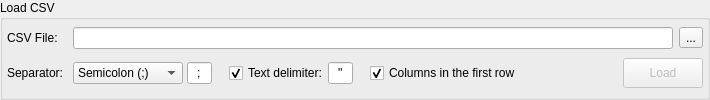
<?xml version="1.0" encoding="UTF-8"?>
<ui version="4.0">
 <class>CsvLoadWidget</class>
 <widget class="QWidget" name="CsvLoadWidget">
  <property name="geometry">
   <rect>
    <x>0</x>
    <y>0</y>
    <width>710</width>
    <height>100</height>
   </rect>
  </property>
  <property name="windowTitle">
   <string>Form</string>
  </property>
  <layout class="QGridLayout" name="gridLayout_2">
   <property name="leftMargin">
    <number>0</number>
   </property>
   <property name="topMargin">
    <number>0</number>
   </property>
   <property name="rightMargin">
    <number>0</number>
   </property>
   <property name="bottomMargin">
    <number>0</number>
   </property>
   <item row="0" column="0">
    <widget class="QGroupBox" name="groupBox">
     <property name="sizePolicy">
      <sizepolicy hsizetype="Preferred" vsizetype="Fixed">
       <horstretch>0</horstretch>
       <verstretch>0</verstretch>
      </sizepolicy>
     </property>
     <property name="minimumSize">
      <size>
       <width>0</width>
       <height>100</height>
      </size>
     </property>
     <property name="title">
      <string>Load CSV</string>
     </property>
     <layout class="QGridLayout" name="gridLayout">
      <property name="leftMargin">
       <number>4</number>
      </property>
      <property name="topMargin">
       <number>4</number>
      </property>
      <property name="rightMargin">
       <number>4</number>
      </property>
      <property name="bottomMargin">
       <number>4</number>
      </property>
      <item row="0" column="0">
       <widget class="QLabel" name="file_lbl">
        <property name="text">
         <string>CSV File:</string>
        </property>
       </widget>
      </item>
      <item row="0" column="1" colspan="7">
       <widget class="QLineEdit" name="file_edt">
        <property name="clearButtonEnabled">
         <bool>true</bool>
        </property>
       </widget>
      </item>
      <item row="0" column="8">
       <widget class="QToolButton" name="select_file_tb">
        <property name="enabled">
         <bool>true</bool>
        </property>
        <property name="minimumSize">
         <size>
          <width>0</width>
          <height>0</height>
         </size>
        </property>
        <property name="toolTip">
         <string>Select output file</string>
        </property>
        <property name="text">
         <string>...</string>
        </property>
        <property name="icon">
         <iconset resource="../res/resources.qrc">
          <normaloff>:/icones/icones/abrir.png</normaloff>:/icones/icones/abrir.png</iconset>
        </property>
        <property name="iconSize">
         <size>
          <width>22</width>
          <height>22</height>
         </size>
        </property>
       </widget>
      </item>
      <item row="1" column="0">
       <widget class="QLabel" name="separator_lbl">
        <property name="text">
         <string>Separator: </string>
        </property>
       </widget>
      </item>
      <item row="1" column="4">
       <spacer name="horizontalSpacer">
        <property name="orientation">
         <enum>Qt::Horizontal</enum>
        </property>
        <property name="sizeType">
         <enum>QSizePolicy::Fixed</enum>
        </property>
        <property name="sizeHint" stdset="0">
         <size>
          <width>5</width>
          <height>20</height>
         </size>
        </property>
       </spacer>
      </item>
      <item row="1" column="5">
       <layout class="QHBoxLayout" name="horizontalLayout">
        <property name="spacing">
         <number>0</number>
        </property>
        <item>
         <widget class="QCheckBox" name="col_names_chk">
          <property name="toolTip">
           <string>&lt;p&gt;Use the first row as column names in the CSV file. By unchecking this option the first row is used as data.&lt;/p&gt;</string>
          </property>
          <property name="statusTip">
           <string/>
          </property>
          <property name="text">
           <string>Columns in the first row</string>
          </property>
          <property name="checked">
           <bool>true</bool>
          </property>
         </widget>
        </item>
       </layout>
      </item>
      <item row="1" column="6">
       <spacer name="horizontalSpacer_6">
        <property name="orientation">
         <enum>Qt::Horizontal</enum>
        </property>
        <property name="sizeHint" stdset="0">
         <size>
          <width>32</width>
          <height>20</height>
         </size>
        </property>
       </spacer>
      </item>
      <item row="1" column="7" colspan="2">
       <widget class="QPushButton" name="load_btn">
        <property name="enabled">
         <bool>false</bool>
        </property>
        <property name="sizePolicy">
         <sizepolicy hsizetype="Preferred" vsizetype="Fixed">
          <horstretch>0</horstretch>
          <verstretch>0</verstretch>
         </sizepolicy>
        </property>
        <property name="minimumSize">
         <size>
          <width>0</width>
          <height>30</height>
         </size>
        </property>
        <property name="maximumSize">
         <size>
          <width>16777215</width>
          <height>16777215</height>
         </size>
        </property>
        <property name="text">
         <string>Load</string>
        </property>
        <property name="icon">
         <iconset resource="../res/resources.qrc">
          <normaloff>:/icones/icones/loadcsv.png</normaloff>:/icones/icones/loadcsv.png</iconset>
        </property>
        <property name="iconSize">
         <size>
          <width>22</width>
          <height>22</height>
         </size>
        </property>
        <property name="default">
         <bool>false</bool>
        </property>
        <property name="flat">
         <bool>false</bool>
        </property>
       </widget>
      </item>
      <item row="1" column="1">
       <layout class="QHBoxLayout" name="horizontalLayout_3">
        <property name="spacing">
         <number>4</number>
        </property>
        <item>
         <widget class="QComboBox" name="separator_cmb">
          <property name="sizePolicy">
           <sizepolicy hsizetype="Preferred" vsizetype="Fixed">
            <horstretch>0</horstretch>
            <verstretch>0</verstretch>
           </sizepolicy>
          </property>
          <property name="minimumSize">
           <size>
            <width>110</width>
            <height>0</height>
           </size>
          </property>
          <item>
           <property name="text">
            <string>Semicolon (;)</string>
           </property>
          </item>
          <item>
           <property name="text">
            <string>Comma (,)</string>
           </property>
          </item>
          <item>
           <property name="text">
            <string>Space</string>
           </property>
          </item>
          <item>
           <property name="text">
            <string>Tabulation</string>
           </property>
          </item>
          <item>
           <property name="text">
            <string>Other</string>
           </property>
          </item>
         </widget>
        </item>
        <item>
         <widget class="QLineEdit" name="separator_edt">
          <property name="sizePolicy">
           <sizepolicy hsizetype="Minimum" vsizetype="Fixed">
            <horstretch>0</horstretch>
            <verstretch>0</verstretch>
           </sizepolicy>
          </property>
          <property name="maximumSize">
           <size>
            <width>25</width>
            <height>16777215</height>
           </size>
          </property>
          <property name="baseSize">
           <size>
            <width>0</width>
            <height>0</height>
           </size>
          </property>
          <property name="text">
           <string>;</string>
          </property>
          <property name="maxLength">
           <number>2</number>
          </property>
          <property name="alignment">
           <set>Qt::AlignCenter</set>
          </property>
         </widget>
        </item>
       </layout>
      </item>
      <item row="1" column="3">
       <layout class="QHBoxLayout" name="horizontalLayout_2">
        <property name="spacing">
         <number>0</number>
        </property>
        <item>
         <widget class="QCheckBox" name="txt_delim_chk">
          <property name="text">
           <string>Text delimiter:</string>
          </property>
          <property name="checked">
           <bool>true</bool>
          </property>
         </widget>
        </item>
        <item>
         <widget class="QLineEdit" name="txt_delim_edt">
          <property name="enabled">
           <bool>true</bool>
          </property>
          <property name="sizePolicy">
           <sizepolicy hsizetype="Minimum" vsizetype="Fixed">
            <horstretch>0</horstretch>
            <verstretch>0</verstretch>
           </sizepolicy>
          </property>
          <property name="maximumSize">
           <size>
            <width>25</width>
            <height>16777215</height>
           </size>
          </property>
          <property name="baseSize">
           <size>
            <width>0</width>
            <height>0</height>
           </size>
          </property>
          <property name="text">
           <string>&quot;</string>
          </property>
          <property name="maxLength">
           <number>2</number>
          </property>
          <property name="alignment">
           <set>Qt::AlignCenter</set>
          </property>
         </widget>
        </item>
       </layout>
      </item>
      <item row="1" column="2">
       <spacer name="horizontalSpacer_2">
        <property name="orientation">
         <enum>Qt::Horizontal</enum>
        </property>
        <property name="sizeType">
         <enum>QSizePolicy::Fixed</enum>
        </property>
        <property name="sizeHint" stdset="0">
         <size>
          <width>5</width>
          <height>20</height>
         </size>
        </property>
       </spacer>
      </item>
     </layout>
    </widget>
   </item>
  </layout>
 </widget>
 <resources>
  <include location="../res/resources.qrc"/>
 </resources>
 <connections/>
</ui>
